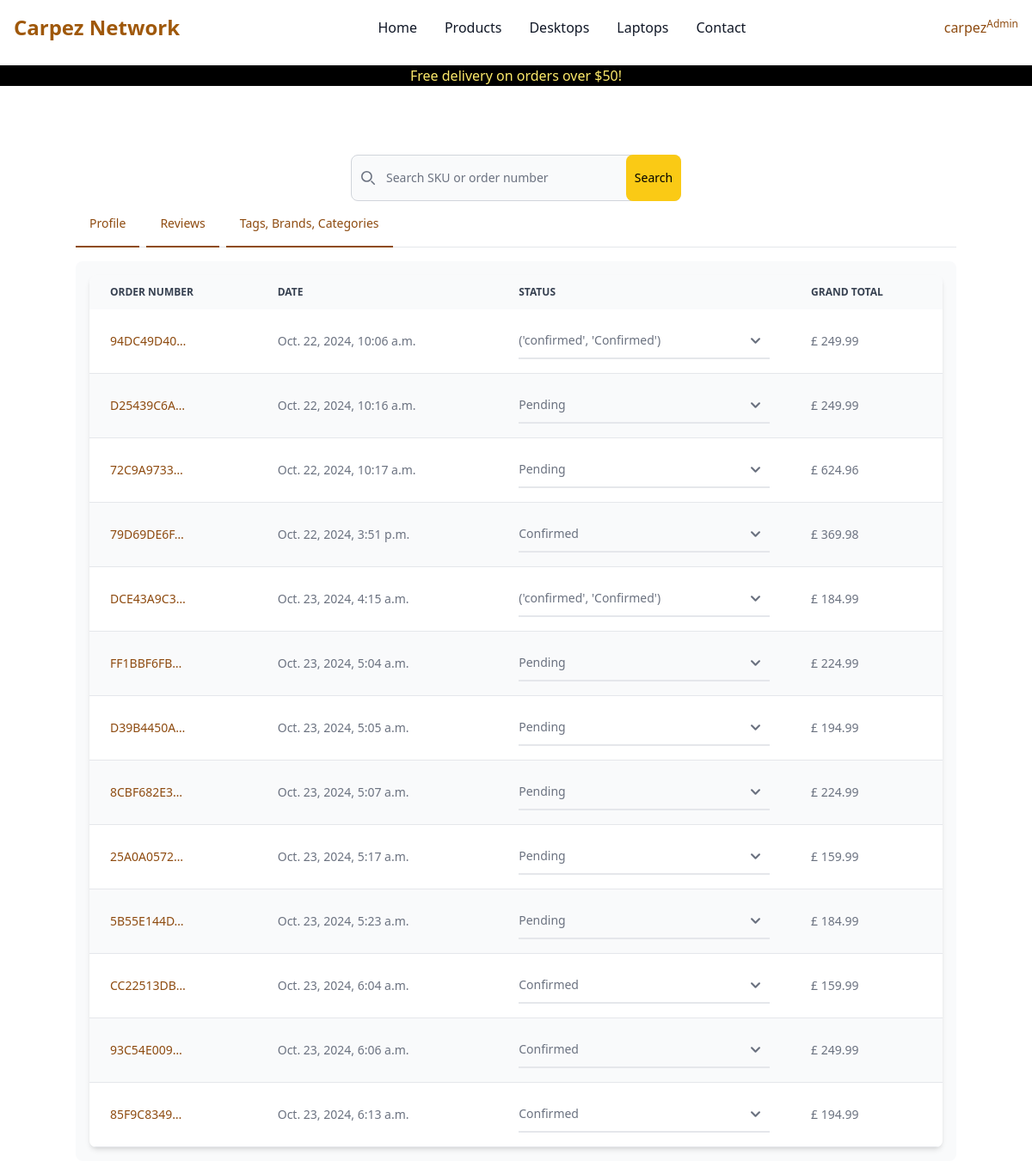
Before: /dashboard/ (signed in) with the older database file.
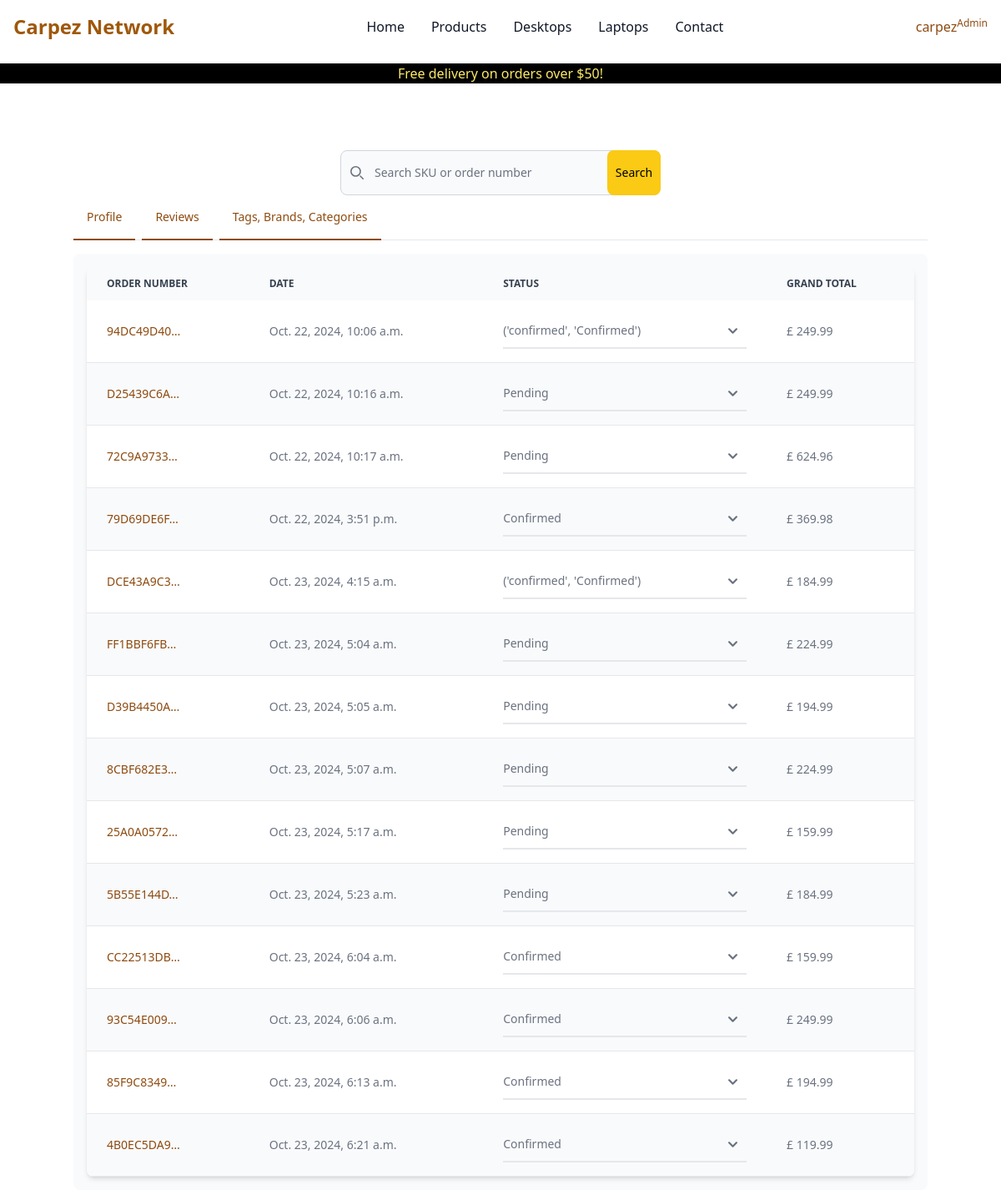
After: the same page with the newer database file.
### checkout/models.py (models this page shows, shortened)
class Order(models.Model):
    order_number = models.CharField(max_length=32, null=False, editable=False)
    date = models.DateTimeField(auto_now_add=True)
    delivery_cost = models.DecimalField(
        max_digits=6,
        decimal_places=2,
        null=False,
        default=0
    )
    order_total = models.DecimalField(
        max_digits=10,
        decimal_places=2,
        null=False,
        default=0
    )
    grand_total = models.DecimalField(
        max_digits=10,
        decimal_places=2,
        null=False,
        default=0
    )
    bag_and_shipping_details = models.JSONField(
        encoder=DjangoJSONEncoder,
        decoder=json.JSONDecoder
    )
    full_name = models.CharField(max_length=254, null=True, editable=False)
    email = models.EmailField(max_length=254, null=True, editable=False)
    shipping = models.CharField(max_length=254, null=True, editable=False)
    billing_details = models.JSONField(null=True, blank=True)
    stripe_pid = models.CharField(
        max_length=32,
        null=False,
        blank=False,
        editable=False,
        default="before migration"
    )
    user = models.ForeignKey(
        Dashboard,
        null=True,
        blank=True,
        related_name="orders",
        on_delete=models.SET_NULL
    )
    status = models.CharField(
        max_length=10,
        null=False,
        default='pending',
        choices=[
            ('pending', "Pending"),
            ('confirmed', "Confirmed"),
            ('dispatched', "Dispatched"),
            ('delivered', "delivered")
        ]
    )

### dashboard/views.py (the view, shortened to what this page needs)
# urls.py: path('', views.dashboard, name='dashboard'),
@login_required
def dashboard(request):
    if request.user.is_superuser:
        template = 'dashboard/product_management.html'
        orders = Order.objects.all()
        reviews = Review.objects.all()
        review_related_products = []
        categories = Category.objects.all()
        tags = Tag.objects.all()
        brands = Brand.objects.all()
        for review in reviews:
            order_lineitem = OrderLineItem.objects.get(review=review)
            product = Product.objects.get(id=order_lineitem.product.id)
            review_related_products.append(product)
        product_reviews = zip(reviews, review_related_products)
        context = {
            'orders': orders,
            'product_reviews': product_reviews,
            'categories': categories,
            'brands': brands,
            'tags': tags
        }
    return render(request, template, context)

### bag/context.py (called while the page is built, shortened)
def bag(request):
    bag_items = []
    total = 0
    objects = 0
    b = request.session.get('bag', {})
    if total < settings.FREE_DELIVERY_TRESHOLD:
        delivery = total * Decimal(settings.STANDARD_DELIVERY_PERCENTAGE / 100)
        free_delivery_delta = settings.FREE_DELIVERY_TRESHOLD - total
    else:
        delivery = 0
        free_delivery_delta = 0
    grand_total = total + delivery
    json_bag = json.dumps(b)
    context = {
        'bag': json_bag,
        'bag_items': bag_items,
        'total': total,
        'objects': objects,
        'delivery': delivery,
        'free_delivery_delta': free_delivery_delta,
        'free_delivery_treshold': settings.FREE_DELIVERY_TRESHOLD,
        'grand_total': grand_total,
    }
    return context

### reviews/models.py (called while the page is built)
    def __str__(self):
        return f"Review for {self.order.product.name} - Rating: {self.rating}"

### dashboard/templates/dashboard/product_management.html (shortened to what the changed rows need)
{% extends 'base.html' %}
{% load crispy_forms_tags %}
{% block content %}
<div class="container mt-20">
    <div id="tab-content">
        <div class="hidden p-4 rounded-lg bg-gray-50 dark:bg-gray-800" id="orders" role="tabpanel" aria-labelledby="order-tab">
            <div class="relative overflow-x-auto shadow-md sm:rounded-lg">
                <table class="w-full text-md text-left rtl:text-right text-gray-500 dark:text-gray-400">
                    <thead class="text-xs text-gray-700 uppercase bg-gray-50 dark:bg-gray-700 dark:text-gray-400">
                        <tr>
                            <th scope="col" class="px-6 py-3">
                                Order number
                            </th>
                            <th scope="col" class="px-6 py-3">
                                Date
                            </th>
                            <th scope="col" class="px-6 py-3">
                                Status
                            </th>
                            <th scope="col" class="px-6 py-3">
                                Grand total
                            </th>
                        </tr>
                    </thead>
                    <tbody>
                        {% for order in orders %}
                        <form id="status-{{ order.id }}" action="{% url 'edit_order' order.id %}" method="POST">
                            <tr class="odd:bg-white odd:dark:bg-gray-900 even:bg-gray-50 even:dark:bg-gray-800 border-b dark:border-gray-700">
                                <th scope="row" class="px-6 py-4 text-sm md:text-md font-medium text-gray-900 whitespace-nowrap dark:text-white">
                                    <a href="{% url 'checkout_success' order.order_number %}" class="text-sm md:text-md font-medium text-yellow-700 dark:text-blue-500 hover:underline">{{ order.order_number|truncatechars:10}}</a>
                                </th>
                                <td class="px-6 py-4 text-xs md:text-md">
                                    <span class="text-sm md:text-md">{{ order.date }}</span>
                                </td>
                                <td class="px-6 py-4 text-xs md:text-md">
                                    <select name="status" data-id="{{ order.id }}" class="status-selector block py-2.5 px-0 w-full text-sm text-gray-500 bg-transparent border-0 border-b-2 border-gray-200 appearance-none dark:text-gray-400 dark:border-gray-700 focus:outline-none focus:ring-0 focus:border-gray-200 peer">
                                        <option selected>{{ order.get_status_display }}</option>
                                    </select>
                                </td>
                                <td class="px-6 py-4 text-xs md:text-md">
                                    <span class="text-sm md:text-md">£ {{ order.grand_total }}</span>
                                </td>
                            </tr>
                        </form>
                        {% endfor %}
                    </tbody>
                </table>
            </div>
        </div>
    </div>
</div>
{% endblock %}

Changed rows visible on the page:
added Order: order_number "4B0EC5DA9…", date "Oct. 23, 2024, 6:21 a.m.", status "Confirmed", grand_total "119.99"
